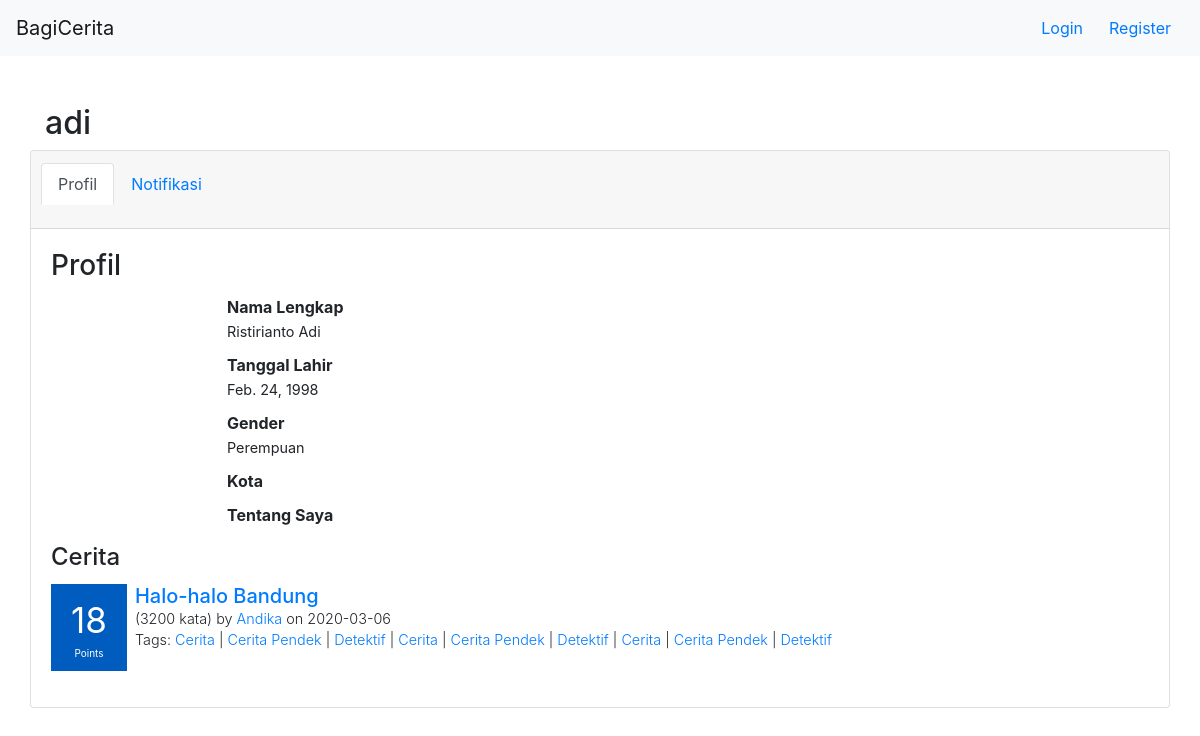
Before: /user/adi/profile with the older database file.
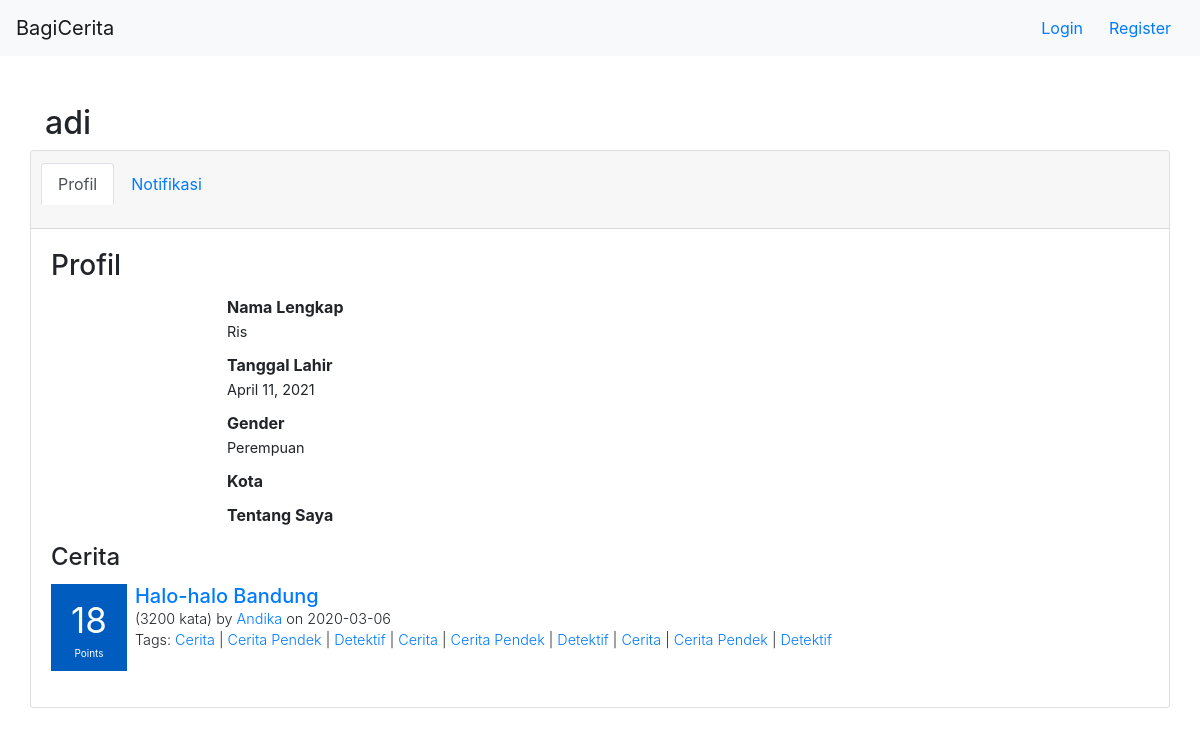
After: the same page with the newer database file.
### user/models.py (models this page shows, shortened)
class Profile(models.Model):
    user = models.OneToOneField(User, on_delete=models.CASCADE)
    nama_lengkap = models.CharField(max_length=30, blank=True)
    tanggal_lahir = models.DateField(null=True, blank=True)
    Laki = 'L'
    Perempuan = 'P'
    GENDER_CHOICES = [
        (Laki, 'Laki-laki'),
        (Perempuan, 'Perempuan'),
    ]
    gender = models.CharField(max_length=30,blank=True, choices=GENDER_CHOICES)
    kota = models.CharField(max_length=30, blank=True)
    tentang_saya = models.TextField(blank=True)

### user/views.py (the view)
# urls.py: path('<str:username>/profile',user_profile_view,name="user_profile"),
def user_profile_view(request,username):
    user = User.objects.filter(username=username).first()
    context = {
        "img":"user/123/something.jpg",
        "nama_lengkap":"-",
        "tanggal_lahir":"-",
        "gender":"-",
        "kota":"-",
        "tentang_saya":"-",
        "page":"profil",
        "user":username
    }
    try:
        profile = user.profile
        context['nama_lengkap'] = profile.nama_lengkap
        context['tanggal_lahir'] = profile.tanggal_lahir
        context['gender'] = profile.gender
        context['kota'] = profile.kota
        context['tentang_saya'] = profile.tentang_saya
    except Profile.DoesNotExist:
        pass
    return render(request,"user/user_profile.html",context)

### bagicerita/context_processor.py (called while the page is built)
def get_auth_form(request):
    registerForm = UserCreationForm()
    return{
        'register_form':registerForm
    }

def check_if_logged_in(request):
    if request.user.is_authenticated:
        return{
            'logged_in':True,
            'username':request.user.username
        }
    else:
        return {
            'logged_in':False
        }

### user/templatetags/user_tags.py (called while the page is built)
@register.filter(name="render_gender")
def render_gender(gender):
    if (gender == "L"):
        return "Laki-laki"
    else:
        return "Perempuan"

### templates/user/user_profile.html (shortened to what this page needs)
{% extends 'base.html' %}
{% load static %}
{% load user_tags %}
{% block content %}
    {% include 'navbar.html' %}
    <div class="container mt-5">
        <h2>{{user}}</h2>
        <div class="row">
            <div class="card" style="width: 100%">
                {% include 'user/profile_tab.html' %}
                <div class="card-body">
                    <h3 class="card-title">Profil</h3>
                    <div class="profile">
                        <div {% if img %} style="background-image: url('http://localhost:8000/static/{{ img }}')" {% endif %} class="profile-img"></div>
                        <div class="profile-info ml-5">
                            <div class="row-info">
                                <span class="label font-weight-bold">Nama Lengkap</span>
                                <span class="info">{{nama_lengkap}}</span>
                            </div>
                            <div class="row-info">
                                <span class="label font-weight-bold">Tanggal Lahir</span>
                                <span class="info">{{tanggal_lahir}}</span>
                            </div>
                            <div class="row-info">
                                <span class="label font-weight-bold">Gender</span>
                                <span class="info">{{gender|render_gender}}</span>
                            </div>
                            <div class="row-info">
                                <span class="label font-weight-bold">Kota</span>
                            </div>
                            <div class="row-info">
                                <span class="label font-weight-bold">Tentang Saya</span>
                            </div>
                        </div>
                    </div>
                    <h4 class="card-title">Cerita</h4>
                    <div class="story-box mb-3">
                        <div class="score-box mr-2">
                            <div class="points-number text-center mb-0">18</div>
                            <div class="points-text text-center">Points</div>
                        </div>
                        <div class="info">
                            <h5 class="mb-0"><a href="google.com">Halo-halo Bandung</a></h5>
                            <span class="text-story-info text font-weight-light">(3200 kata) by <a href="youtube.com">Andika</a> on 2020-03-06</span>
                            <span class="text-story-info text tags font-weight-light">Tags: <a href="twitter.com">Cerita</a> | <a href="twitter.com">Cerita Pendek</a> | <a href="twitter.com">Detektif</a>
                                | <a href="twitter.com">Cerita</a> | <a href="twitter.com">Cerita Pendek</a> | <a href="twitter.com">Detektif</a>
                                | <a href="twitter.com">Cerita</a> | <a href="twitter.com">Cerita Pendek</a> | <a href="twitter.com">Detektif</a>
                            </span>
                        </div>
                    </div>
                </div>
            </div>
        </div>
    </div>
{% endblock %}

### templates/base.html (shortened to what this page needs)
{% load static %}
<!DOCTYPE html>
<html lang="en">
<head>
    <link rel="stylesheet" href="https://maxcdn.bootstrapcdn.com/bootstrap/4.0.0/css/bootstrap.min.css">
    <link rel="stylesheet" href="https://cdnjs.cloudflare.com/ajax/libs/font-awesome/4.7.0/css/font-awesome.min.css">
    <link rel="stylesheet" type="text/css" href="{% static 'style.css' %}">
</head>
<body>
    {% block content %}
    {% endblock %}
</body>
</html>

### templates/navbar.html (shortened to what this page needs)
<nav class="navbar navbar-expand-lg navbar-light bg-light">
    <a class="navbar-brand" href="#">BagiCerita</a>
        <div class="collapse navbar-collapse" id="navbarSupportedContent">
            <div class="navbar-nav ml-auto">
              {% if logged_in == False %}
                <button type="button" data-bs-toggle="modal" data-bs-target="#loginModal" class="btn btn-link">Login</button>
                <button type="button" data-bs-toggle="modal" data-bs-target="#registerModal" class="btn btn-link">Register</button>
              {%else %}
                <a href="/user/{{username}}/profile" class="btn btn-link">{{username}}</a>
                <button type="button" data-bs-toggle="modal" data-bs-target="#registerModal" class="btn btn-link">Posting Cerita</button>
                <a href="/logout" class="btn btn-link">Logout</a>
              {% endif %}
            </div>
        </div>
</nav>

### templates/user/profile_tab.html
<div class="card-header">
    <div class="row">
       <div class="col-lg-6 mb-4">
            <ul class="nav nav-tabs card-header-tabs">
                <li class="nav-item">
                    <a class="nav-link {% if page == 'profil' %} active {% endif %}" aria-current="true" href="/user/123/profile">Profil</a>
                </li>
                <li class="nav-item">
                    <a class="nav-link {% if page == 'notifikasi' %} active {% endif %}" href="/user/123/notifikasi">Notifikasi</a>
                </li>
            </ul>
       </div>
    </div>
</div>

### static/style.css (style rules this page uses)
.score-box { background-color: #005CBF; padding: 10px 20px; color: white; }
.points-number { font-size: 35px; }
.points-text { font-size: 10px; }
.story-box { width: 100%; display: flex; }
.story-box .score-box { max-height: 90px; }
.text-story-info { display: block; font-size: 0.9em; }
.profile { display: flex; }
.profile-info { width: 80%; }
.profile-info .row-info { margin-bottom: 10px; }
.profile-info .label { display: block; font-size: 1em; }
.profile-info .info { font-size: 0.9em; }
.profile-img { background-position: center; background-size: cover; background-image: url('http://localhost:8000/static/user/man.svg'); width: 128px; height: 128px; border-radius: 50%; }

Changed rows visible on the page:
changed Profile: nama_lengkap "Ristirianto Adi" → "Ris"; tanggal_lahir "Feb. 24, 1998" → "April 11, 2021"
